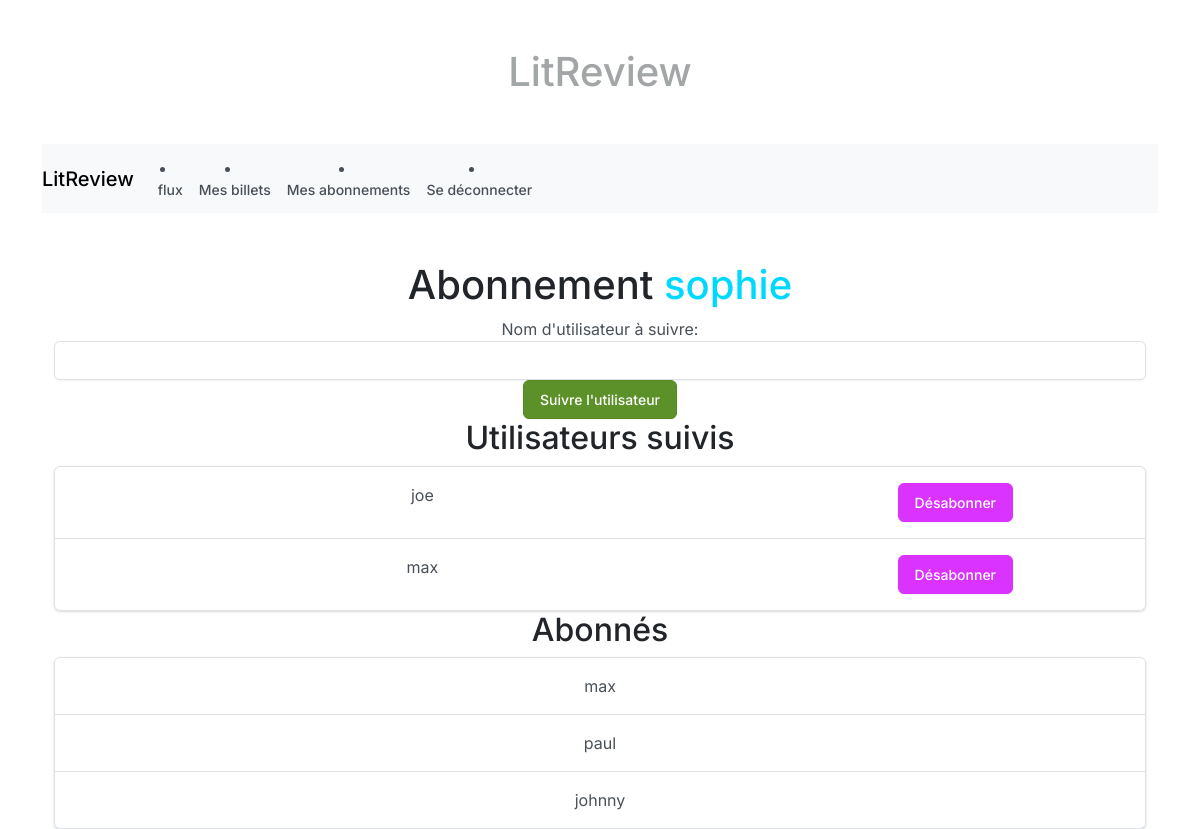
The page /abonnement/ (signed in) on the database its author committed.
### litreviewApp/models.py (models this page shows)
class UserFollows(models.Model):
    created_by = models.ForeignKey(settings.AUTH_USER_MODEL, on_delete=models.CASCADE, related_name="following_users")
    followed_user = models.ForeignKey(settings.AUTH_USER_MODEL, on_delete=models.CASCADE, related_name="followed_by_users")
    followed_tickets = models.ManyToManyField(Ticket, related_name="followers")
    class Meta:
        unique_together = ("created_by", "followed_user")

### litreviewApp/views.py (the view, shortened to what this page needs)
# urls.py: path("abonnement/", abonnement_view, name="abonnement"),
@login_required
def abonnement_view(request):
    user = request.user
    following_users = UserFollows.objects.filter(created_by=user).select_related(
        "followed_user"
    )
    followers = UserFollows.objects.filter(followed_user=user).select_related(
        "created_by"
    )
    return render(
        request,
        "litreviewApp/abonnement.html",
        {
            "following_users": following_users,
            "followers": followers,
        },
    )

### litreviewApp/templates/litreviewApp/abonnement.html (shortened to what this page needs)
{% extends 'base.html' %} {% load static %} {% block content %}
<div class="container mt-5">
  <h1>Abonnement <span class="distinctive-username">{{ user.username }}</span> </h1>
  <form method="post" action="{% url 'follow_user' %}">
    <div class="form-group">
      <label for="follow_username">Nom d'utilisateur à suivre:</label>
      <input
        type="text"
        class="form-control"
        id="follow_username"
        name="follow_username"
        required
      />
    </div>
    <button type="submit" class="btn btn-custom-red">
      Suivre l'utilisateur
    </button>
  </form>
  {% if following_users %}
  <h2>Utilisateurs suivis</h2>
  <ul class="list-group">
    {% for following_user in following_users %}
    <li class="list-group-item">
      <div class="row">
        <div class="col-md-8">{{ following_user.followed_user.username }}</div>
        <div class="col-md-4">
          <form method="post" action="{% url 'abonnement' %}">
            <button type="submit" class="btn btn-custom-yellow">
              Désabonner
            </button>
          </form>
        </div>
      </div>
    </li>
    {% empty %}
    <li class="list-group-item">Aucun abonnement</li>
    {% endfor %}
  </ul>
  {% else %}
  <p>Aucun abonnement</p>
  {% endif %}
  <h2>Abonnés</h2>
  {% if followers %}
  <ul class="list-group">
    {% for follower in followers %}
    <li class="list-group-item">{{ follower.created_by.username }}</li>
    {% empty %}
    <li class="list-group-item">Aucun abonné</li>
    {% endfor %}
  </ul>
  {% else %}
  <p>Aucun abonné</p>
  {% endif %}
</div>
{% endblock %}

### static/css/styles.css (style rules this page uses)
.btn-custom-red { background-color: #5c912a; color: #FFFFFF; border-color: #57881f; }
.btn-custom-yellow { background-color: #da33ff; color: #FFFFFF; border-color: #da33ff; }
.distinctive-username { color: #00d9ff; }

### rows shown on the page
UserFollows: followed_user.username "joe"
UserFollows: followed_user.username "max"
UserFollows: created_by.username "max"
UserFollows: created_by.username "paul"
UserFollows: created_by.username "johnny"

### other values the page prints
{{ user.username }} "sophie"
